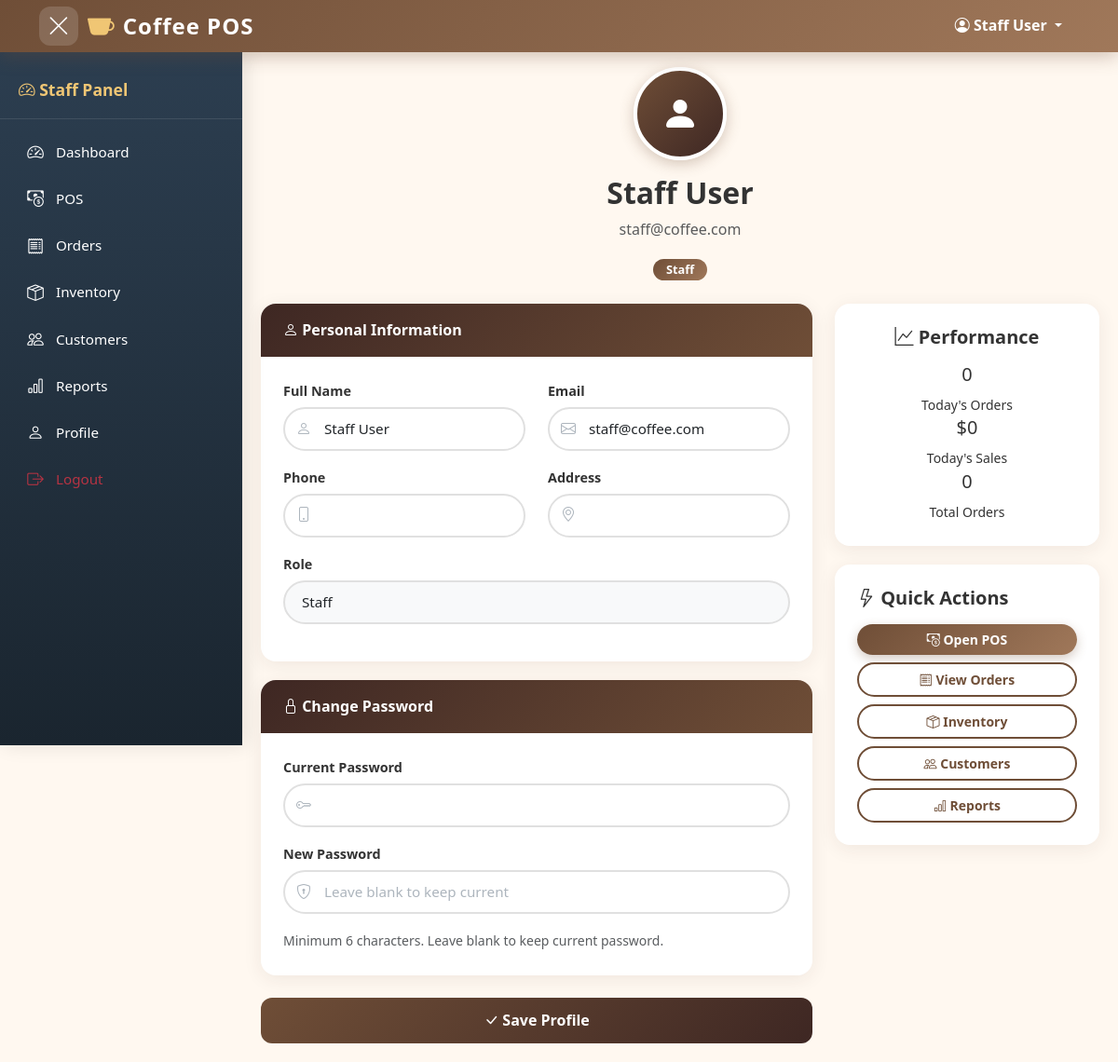
The app's page /staff/profile.php (signed in) with its own data.
### tables this page shows
CREATE TABLE IF NOT EXISTS `users` (
  `id` INT(11) UNSIGNED NOT NULL AUTO_INCREMENT,
  `full_name` VARCHAR(100) NOT NULL,
  `email` VARCHAR(100) NOT NULL,
  `password` VARCHAR(255) NOT NULL,
  `role` ENUM('admin','staff','customer') NOT NULL DEFAULT 'customer',
  `is_active` TINYINT(1) NOT NULL DEFAULT 1,
  `created_at` TIMESTAMP NOT NULL DEFAULT CURRENT_TIMESTAMP,
  `updated_at` TIMESTAMP NOT NULL DEFAULT CURRENT_TIMESTAMP ON UPDATE CURRENT_TIMESTAMP,
  PRIMARY KEY (`id`),
  UNIQUE KEY `unique_email` (`email`),
  INDEX `idx_role` (`role`),
  INDEX `idx_status` (`is_active`)
);

### staff/profile.php (the view, shortened to what this page needs)
<?php
$pdo = getPDO();
$stmt = $pdo->prepare("SELECT * FROM users WHERE id = ?");
$stmt->execute([$_SESSION['user_id']]);
$user = $stmt->fetch();
?>
<!DOCTYPE html><html lang="en"><head><meta charset="UTF-8"><meta name="viewport" content="width=device-width,initial-scale=1.0"><title>Profile - <?php echo htmlspecialchars(siteName()); ?></title>
<link href="https://cdn.jsdelivr.net/npm/bootstrap@5.3.0/dist/css/bootstrap.min.css" rel="stylesheet">
<link href="https://cdn.jsdelivr.net/npm/bootstrap-icons@1.10.5/font/bootstrap-icons.css" rel="stylesheet">
<link href="<?php echo BASE_URL; ?>/public/css/style.css?v=3" rel="stylesheet">
</head><body>
<?php include __DIR__ . '/../includes/navbar.php'; ?>
<div class="main-content" style="margin-left:260px;">
<?php include __DIR__ . '/../includes/sidebar.php'; ?>
<main class="container mt-4 pt-5 staff-profile">
<div class="text-center mb-4 fade-down">
<div class="avatar-circle mx-auto"><i class="bi bi-person-fill"></i></div>
<h2 class="fw-bold"><?php echo htmlspecialchars($user['full_name']); ?></h2>
<p class="text-muted"><?php echo htmlspecialchars($user['email']); ?></p>
<span class="badge badge-custom"><?php echo ucfirst($user['role']); ?></span>
</div>
<div class="row">
<div class="col-lg-8 fade-up">
<form method="POST">
<div class="profile-card">
<div class="card-header"><i class="bi bi-person"></i> Personal Information</div>
<div class="card-body">
<div class="row">
<div class="col-md-6 mb-3"><label class="form-label">Full Name</label><div class="form-icon"><i class="bi bi-person"></i><input type="text" name="full_name" class="form-control" value="<?php echo htmlspecialchars($user['full_name']); ?>" required></div></div>
<div class="col-md-6 mb-3"><label class="form-label">Email</label><div class="form-icon"><i class="bi bi-envelope"></i><input type="email" name="email" class="form-control" value="<?php echo htmlspecialchars($user['email']); ?>" required></div></div>
</div>
<div class="row">
<div class="col-md-6 mb-3"><label class="form-label">Phone</label><div class="form-icon"><i class="bi bi-phone"></i><input type="text" name="phone" class="form-control" value="<?php echo htmlspecialchars($user['phone'] ?? ''); ?>"></div></div>
<div class="col-md-6 mb-3"><label class="form-label">Address</label><div class="form-icon"><i class="bi bi-geo-alt"></i><input type="text" name="address" class="form-control" value="<?php echo htmlspecialchars($user['address'] ?? ''); ?>"></div></div>
</div>
<div class="mb-3"><label class="form-label">Role</label><input type="text" class="form-control" value="<?php echo ucfirst($user['role']); ?>" disabled style="background:#f8f9fa"></div>
</div></div>
<div class="profile-card">
<div class="card-header"><i class="bi bi-lock"></i> Change Password</div>
<div class="card-body">
<div class="mb-3"><label class="form-label">Current Password</label><div class="form-icon"><i class="bi bi-key"></i><input type="password" name="current_password" class="form-control"></div></div>
<div class="mb-3"><label class="form-label">New Password</label><div class="form-icon"><i class="bi bi-shield-lock"></i><input type="password" name="new_password" class="form-control" placeholder="Leave blank to keep current"></div></div>
<small class="text-muted">Minimum 6 characters. Leave blank to keep current password.</small>
</div></div>
<div class="text-center mt-4 fade-up">
<button type="submit" class="btn-checkout"><i class="bi bi-check-lg"></i> Save Profile</button>
</div>
</form>
</div>
<div class="col-lg-4 fade-up">
<div class="profile-card">
<div class="card-body text-center p-4">
<h5 class="fw-bold mb-3"><i class="bi bi-graph-up"></i> Performance</h5>
<div class="stats-row">
<div class="stat-box"><h5>0</h5><small>Today's Orders</small></div>
<div class="stat-box"><h5>$0</h5><small>Today's Sales</small></div>
<div class="stat-box"><h5>0</h5><small>Total Orders</small></div>
</div>
</div></div>
<div class="profile-card">
<div class="card-body p-4">
<h5 class="fw-bold mb-3"><i class="bi bi-lightning"></i> Quick Actions</h5>
<div class="d-grid gap-2">
<a href="<?php echo BASE_URL; ?>/staff/pos.php" class="btn btn-primary btn-sm"><i class="bi bi-cash-coin"></i> Open POS</a>
<a href="<?php echo BASE_URL; ?>/staff/orders.php" class="btn btn-outline-primary btn-sm"><i class="bi bi-receipt"></i> View Orders</a>
<a href="<?php echo BASE_URL; ?>/staff/inventory.php" class="btn btn-outline-primary btn-sm"><i class="bi bi-box-seam"></i> Inventory</a>
<a href="<?php echo BASE_URL; ?>/staff/customers.php" class="btn btn-outline-primary btn-sm"><i class="bi bi-people"></i> Customers</a>
<a href="<?php echo BASE_URL; ?>/staff/reports.php" class="btn btn-outline-primary btn-sm"><i class="bi bi-bar-chart"></i> Reports</a>
</div>
</div></div>
</div>
</div>
</main></div>
<?php include __DIR__ . '/../includes/footer.php'; ?>

### public/css/style.css (style rules this page uses)
* { margin:0;padding:0;box-sizing:border-box }
:root { --primary:#6f4e37;--primary-light:#a0785a;--primary-dark:#5a3a2a;--accent:#f0c674;--bg:#f8f9fa;--card-bg:#fff;--text:#333;--text-light:#6c757d;--success:#28a745;--danger:#dc3545;--info:#17a2b8;--sidebar-bg:#2c3e50;--sidebar-hover:#34495e;--shadow-sm:0 2px 8px rgba(0,0,0,.08);--shadow-md:0 4px 16px rgba(0,0,0,.12);--shadow-lg:0 8px 30px rgba(0,0,0,.18);--radius:12px;--radius-sm:8px;--radius-pill:50px;--transition:all .3s cubic-bezier(.4,0,.2,1) }
html { scroll-behavior:smooth }
body { font-family:'Segoe UI','Khmer OS',Tahoma,Geneva,Verdana,sans-serif;background:var(--bg);color:var(--text);line-height:1.6;overflow-x:hidden }
.main-content { margin-left:260px;padding:0;min-height:calc(100vh - 56px);transition:var(--transition) }
.card-body { padding:1.25rem }
.btn-primary { background:linear-gradient(135deg,#6f4e37,#a0785a);border:none;color:#fff;font-weight:600;padding:10px 24px;border-radius:var(--radius-pill);transition:var(--transition);box-shadow:0 4px 12px rgba(111,78,55,.3) }
.btn-outline-primary { border:2px solid var(--primary);color:var(--primary);border-radius:var(--radius-pill);font-weight:600;padding:8px 22px;transition:var(--transition) }
.btn-sm { border-radius:var(--radius-pill);padding:6px 16px;font-weight:600 }
.form-control,.form-select { border:2px solid #e0e0e0;border-radius:var(--radius-pill);padding:10px 18px;font-size:.95rem;transition:var(--transition);background:#fff }
.form-control::placeholder { color:#adb5bd }
.form-label { font-weight:600;color:var(--text);margin-bottom:6px;font-size:.9rem }
.fade-down { animation:fadeDown .5s ease both }
.fade-up { animation:fadeUp .5s ease both }
.form-control { border-radius:var(--radius-pill);padding:10px 18px;font-size:.95rem;transition:var(--transition);border:2px solid #e0e0e0 }
.profile-card { background:#fff;border:none;border-radius:var(--radius);box-shadow:var(--shadow-sm);overflow:hidden }
.badge-custom { background:linear-gradient(135deg,#6f4e37,#a0785a);color:#fff;font-weight:600;padding:5px 14px;border-radius:var(--radius-pill);font-size:.8rem }

### staff/profile.php (style rules this page uses)
body { background:#FFF8F0;font-family:'Segoe UI','Khmer OS',Tahoma,sans-serif }
.staff-profile { padding:20px }
.profile-card { background:#fff;border:none;border-radius:16px;box-shadow:0 4px 20px rgba(62,39,35,.08);overflow:hidden;margin-bottom:20px }
.profile-card .card-header { background:linear-gradient(135deg,#3E2723,#6F4E37);color:#fff;padding:16px 24px;font-weight:700;border:none }
.profile-card .card-body { padding:24px }
.avatar-circle { width:100px;height:100px;border-radius:50%;background:linear-gradient(135deg,#6F4E37,#3E2723);display:flex;align-items:center;justify-content:center;margin:0 auto 16px;border:4px solid #fff;box-shadow:0 4px 15px rgba(111,78,55,.3) }
.avatar-circle i { font-size:2.5rem;color:#fff }
.form-icon { position:relative }
.form-icon i { position:absolute;left:14px;top:50%;transform:translateY(-50%);color:#adb5bd }
.form-icon .form-control { padding-left:42px }
.btn-checkout { background:linear-gradient(135deg,#6F4E37,#3E2723);border:none;border-radius:12px;padding:12px 24px;font-weight:700;color:#fff;transition:all .3s;width:100% }

### records on screen
users: full_name "Staff User", email "staff@coffee.com", role "Staff"

### other values on screen
siteName() "Coffee POS"
$_SESSION['full_name'] "Staff User"
$_SESSION['role'] "Staff"
